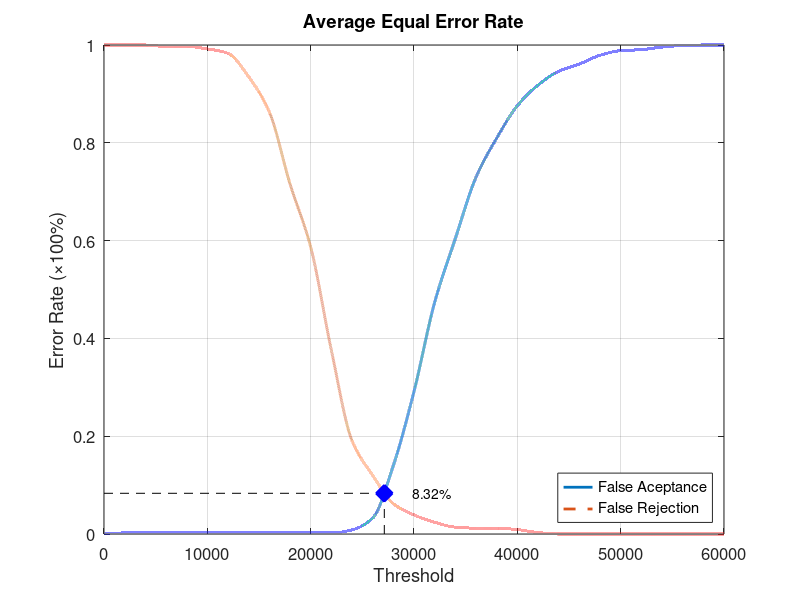
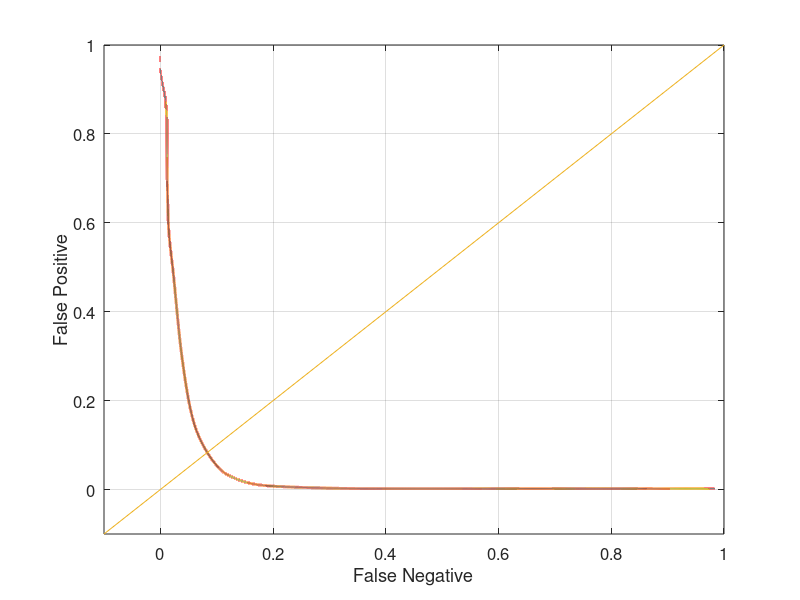

Write the MATLAB code that produced these figures, in order.
function yEER = Database1Average
close all;
clear;
clc;
x = 0:2000:60000;
xq = 0:0.5:60000;

y0 = [0 0.00210526 0.00210526 0.00210526 0.00210526 0.00210526 0.00210526 0.00210526 0.00210526 0.00210526 0.00210526 0.00210526 0.00842105 0.0326316 0.14 0.291579 0.473684 0.60421 0.729474 0.809474 0.875789 0.917895 0.946316 0.961053 0.978947 0.988421 0.990526 0.99579 0.998947 1 1];
yy0 = interp1(x, y0, xq, 'pchip');
y1 = [1 1 1 0.997 0.997 0.992 0.983 0.935 0.863 0.716 0.587 0.376 0.191 0.12 0.062 0.039 0.024 0.014 0.012 0.012 0.009 0.003 0 0 0 0 0 0 0 0 0];
yy1 = interp1(x, y1, xq, 'pchip');

% Calculating EER: 
y2 = abs(y0 - y1);
find(y2 == min(y2))
yy2 = abs(yy0 - yy1);
xEER = find(yy2 == min(yy2));
xEERIndex = xq(xEER) % X-axis EER
yEER = yy0(xEER) % Y-axis EER

main = figure
plot(xq, yy0,'-','LineWidth', 2);	hold on
plot(xq, yy1,'--','LineWidth', 2);	hold on
plot([xEERIndex xEERIndex], [0 yEER], 'k--');	hold on
plot([0 xEERIndex], [yEER yEER], 'k--');	hold on
plot(xEERIndex, yEER, 'bx', 'LineWidth', 10);	hold on
text(xEERIndex + 10 * xEERIndex / 100, yEER, [num2str(round((10000 * yEER)) / 100) '%'])
legend('False Aceptance', 'False Rejection', 'Location', 'SouthEast')
xlabel('Threshold')
ylabel('Error Rate (\times100%)')
title('Average Equal Error Rate')
set(gca, 'FontSize', 12)
axis([0 60000 0 1])
grid on

print(main, 'Database1AverageMain', '-dpng');
FNRxFPR = figure('Color', [1 1 1]);
plot(yy1, yy0, '-', yy1, yy0, 'LineWidth', 2);
hold on
y = -0.1:0.1:1
plot(y, y); 
set(gca, 'FontSize', 12)
xlabel('False Negative')
ylabel('False Positive')
axis([-0.1 1 -0.1 1])
set(gca, 'FontSize', 12)
grid on

print(FNRxFPR, 'Database1AverageFNRxFPR','-dpng');
end
